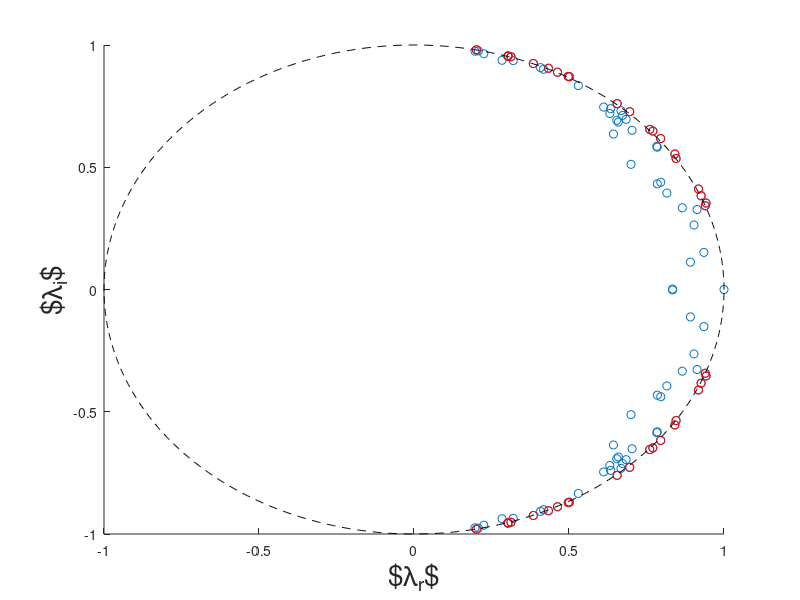

Write MATLAB code to recreate this figure. (Note: this script raises an error after producing the figure.)
%     Test Boostconv and spsnap

clear
clc
%close all

lafs = 20;

rng('default');

n = 50;    % Matrix Size

% No of eigenvalues greater than 1.
np = 20;
% How unstable do we want the eigenvalues?
uns_range = 0.01;

theta = 4*pi/9*rand(np,1);
e1  = (cos(theta) + uns_range*rand(np,1)) + 1i*sin(theta);
uns_e = [e1; conj(e1)];
% Set first eigenvector = 1 signifying beseflow

ne2 = n-length(e1);
st_range = 0.5;
theta = 4*pi/9*rand(ne2,1);
damp = 0.80 + 0.18*rand(ne2,1);
e2  = damp.*cos(theta) + 1i*sin(theta);
stb_e = [e2; conj(e2)];

Aeig = [1.0; uns_e; stb_e];
lr = real(Aeig);
li = imag(Aeig);

neig = length(Aeig);    % This is my matrix size
                        % Hopefully no repeated eigenvalues

figure(1);
scatter(lr,li); hold on
scatter(real(uns_e),imag(uns_e), 'r')
theta = linspace(0,2*pi,1000);
plot(cos(theta),sin(theta), '--k')
xlabel('$\lambda_{r}$', 'FontSize', lafs)
ylabel('$\lambda_{i}$', 'FontSize', lafs)


B = rand(neig);
B = B + B';

bnorm = norm(B);
disp(['Norm(B)=', num2str(bnorm)])
B = B/bnorm;
Binv = inv(B);

A = Binv*diag(Aeig)*B;

anorm = norm(A);
disp(['Norm(A)=', num2str(anorm)])

x0 = rand(neig,1) + 1i*rand(neig,1);

r = x0;
rnorm = norm(x0);

% This is the RHS
b = rand(neig,1) + 1i*rand(neig,1);

% SPSNAP parameters
ifsnap = 1;
skryl = 50;
sfreq = 1;
ifinit = 0;
X   = zeros(neig,skryl);
Y   = zeros(neig,skryl);
Z  = zeros(neig,skryl);
W  = zeros(neig,skryl);
vold  = zeros(neig,1);
vol1 = zeros(neig,1);
%

ik = 0;     % Subspace counter
vlen = neig;
resio = 1;
plotio  = 100;

niters = 2000;
residuals = zeros(niters,1);
x0norm    = zeros(niters,1);

for i=1:niters

   xi = A*x0;

   rnorm = norm(xi-x0);

   [xi_o,x0_o,X_o,Y_o,Z_o,W_o,vol1_o,vold_o,rnorm_o,ifinit_o,ik_o] = SpSnapOrtho_b(xi,x0,b,i,vol1,vold,X,Y,Z,W,ifsnap,sfreq,ifinit,ik,skryl,vlen);
   dv_o = [];
   ksize_o = 0;

   xi=xi_o;
   dv=dv_o;
   X=X_o;
   Y=Y_o;
   Z=Z_o;
   W=W_o;
   vol1=vol1_o;
   vold=vold_o;
   rnorm=rnorm_o;
   ifinit=ifinit_o;
   ik=ik_o;
   x0=x0_o;
   ksize = ksize_o;

   if mod(i,resio)==0
     disp([num2str(i),' Residual=',num2str(rnorm)])
     pause(0.001)
   end  

   residuals(i)=rnorm;
   x0norm(i) = norm(x0);

   if mod(i,plotio)==0
     figure(4)
     plot(real(x0))
     pause(0.01)
   end

   if i>10 && rnorm<1e-20
     break
   end  
  

end   

figure(2)
semilogy(residuals(1:i)); hold on
semilogy(x0norm(1:i)); hold on

figure(4)
plot(real(xi))


